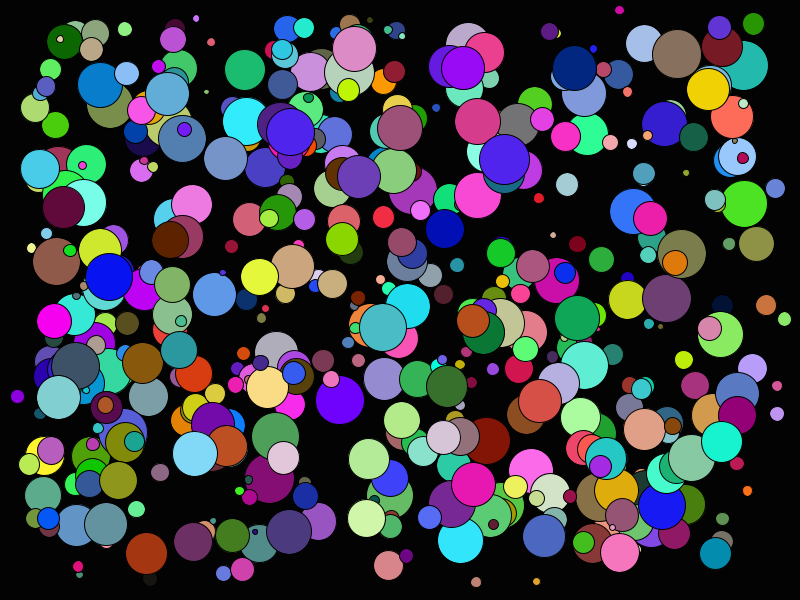
Frame 1 (no input)
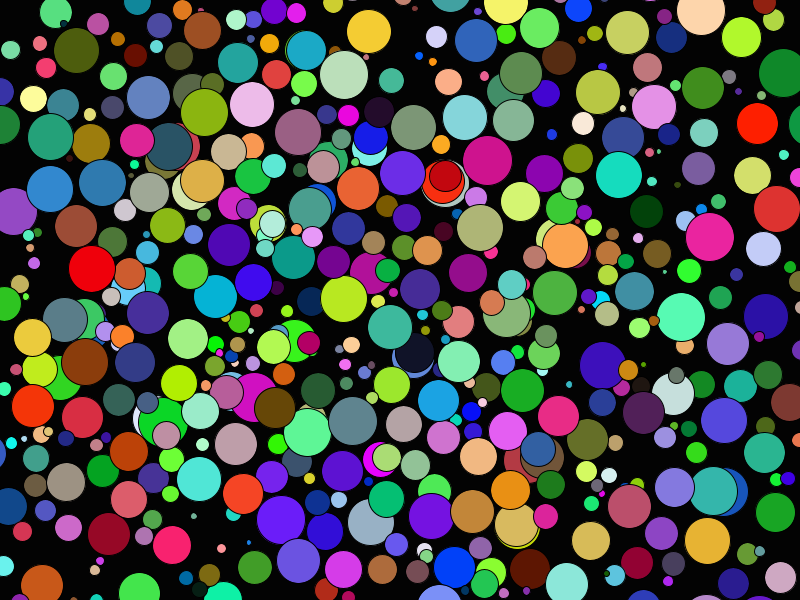
Frame 60 (the mouse pressed at the canvas centre just before this capture)
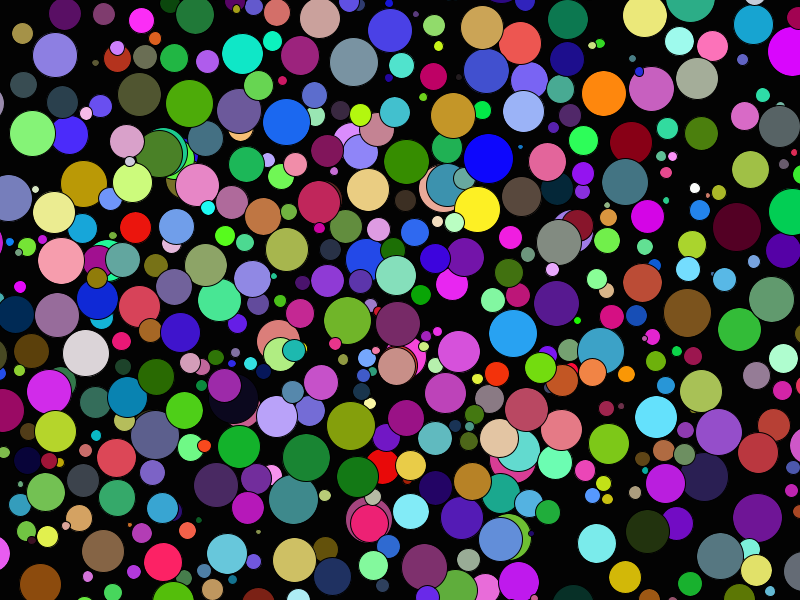
Frame 120 (the mouse held since frame 60 and released just before this capture)

The Processing sketch that drew these frames (run headless with seeded random() and noise(); from frame 60 on, the mouse is pressed at the canvas centre):

// Processing sketch: bouncy
// ── bouncy.pde
Bouncer[] bouncers = new Bouncer[500];
void setup() {
  size(800, 600);
  for (int i = 0; i < bouncers.length; i++) {
    bouncers[i] = new Bouncer(random(5, 50), random(.5, 10));
  }
}

void draw() {
  background(3);
  for (int i = 0; i < bouncers.length; i++) {
    bouncers[i].display();
    bouncers[i].move();
    bouncers[i].wallBounce();
    for (int j = 0; j < bouncers.length; j++) {
      if (i!=j) {
        bouncers[i].collideWith(bouncers[j]);
      }
    }
  }
}

class Bouncer {
  PVector loc, vel;
  float sz;
  float speed;

  Bouncer(float tempsz, float tempspeed) {
    sz = tempsz;
    loc = new PVector(random(sz, width-sz), random(sz, height-sz));
    vel = PVector.random2D();
    speed = tempspeed;
    vel.mult(speed);
  }

  void display() {
    frameRate(100);
    fill(random(255),random(255),random(255));
    ellipse(loc.x, loc.y, sz, sz);
  }

  void move() {
    loc.add(vel);
  }

  void wallBounce() {
    if (loc.x + sz/2 > width || loc.x - sz/2 < 0) {
      vel.x *= -1;
    } 
    if (loc.y + sz/2 > height || loc.y - sz/2 < 0) {
      vel.y *= -1;
    }
  }

  void collideWith(Bouncer someOtherBall) {
    //to make the balls bounce off each other, check the distance between their centers
    //if the distance is less than the sum of their radii, they're touching and should bounce
    if (loc.dist(someOtherBall.loc) < sz/2 + someOtherBall.sz/2) {
      vel = PVector.sub(loc, someOtherBall.loc);
      vel.normalize();
      vel.setMag(speed);
    }
  }
}
